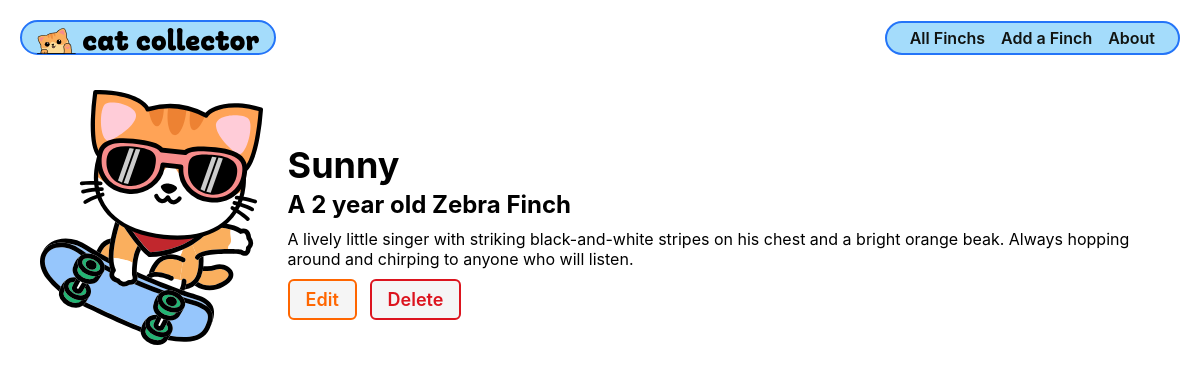
The page /finchs/1/ on the database its author committed.
### main_app/models.py (models this page shows, shortened)
class Finch(models.Model):
    name = models.CharField(max_length=100)
    breed = models.CharField(max_length=100)
    description = models.TextField(max_length=250)
    age = models.IntegerField()

### main_app/views.py (the view)
# urls.py: path('finchs/<int:finch_id>/', views.finch_detail, name='finch-detail'),
def finch_detail(request, finch_id):
    finch = Finch.objects.get(id=finch_id)
    return render(request, 'finchs/detail.html', {'finch': finch})

### main_app/templates/finchs/detail.html
{% extends 'base.html' %}
{% load static %}
{% block head %}
<link rel="stylesheet" href="{% static 'css/finchs/finch-detail.css' %}" />
{% endblock %}
{% block content %}
<section class="cat-container">
  <div class="cat-img">
    <img src="{% static 'images/sk8r-boi-cat.svg' %}" alt="A skater boy cat" />
  </div>
  <div class="cat-details">
    <h1>{{ finch.name }}</h1>
    {% if finch.age > 0 %}
      <h2>A {{ finch.age }} year old {{ finch.breed }}</h2>
    {% else %}
      <h2>A {{ finch.breed }} bird.</h2>
    {% endif %}
    <p>{{ finch.description }}</p>
    <div class="cat-actions">
    <a href="{% url 'finch-update' finch.id %}" class="btn warn">Edit</a>
    <a href="{% url 'finch-delete' finch.id %}" class="btn danger">Delete</a>
    </div>
  </div>
</section>
{% endblock %}

### main_app/static/css/base.css (style rules this page uses)
html { box-sizing: border-box; }
*, *::before, *::after { box-sizing: inherit; }
:root { font-size: 62.5%; }
body { margin: 0; display: flex; flex-direction: column; align-items: center; font-family: -apple-system, BlinkMacSystemFont, 'Segoe UI', 'Roboto', 'Oxygen', 'Ubuntu', 'Cantarell', 'Fira Sans', 'Droid Sans', 'Helvetica Neue', sans-serif; min-height: 100vh; --nav-bg: rgba(104, 197, 248, 0.7); --nav-bg-ff: rgba(104, 197, 248, 0.9); --borders: rgb(36, 116, 248) solid 2px; --text-color: rgb(17, 20, 17); --link-hover-color: rgb(16, 56, 158); --button-bg: rgb(245, 245, 245); --button-bg-hover: rgb(226, 226, 226); --submit: rgb(26, 128, 0); --warn: rgb(255, 102, 0); --danger: rgb(220, 20, 30); --secondary: rgb(57, 57, 57); --card-box-shadow: 5px 5px 6px -1px #aaa; --font-xtreme: 4.2rem; --font-xxl: 3.6rem; --font-xl: 2.4rem; --font-l: 1.8rem; --font-reg: 1.6rem; --card-border-radius: 6px; }
h2 { font-size: var(--font-xl); }
.btn { font-size: var(--font-l); padding: 8px 16px; border-radius: 6px; border-width: 2px; border-style: solid; text-decoration: none; background-color: var(--button-bg); font-weight: 600; cursor: pointer; font-family: inherit; margin-right: 10px; }
.warn { color: var(--warn); border-color: var(--warn); }
.danger { color: var(--danger); border-color: var(--danger); }

### main_app/static/css/finchs/finch-detail.css (style rules this page uses)
.cat-container { padding: 35px 30px; display: flex; flex-direction: column; align-items: center; justify-content: center; }
.cat-img { width: 75%; max-width: 350px; }
.cat-details { width: 98%; }
.cat-actions { margin-top: 20px; }
.cat-details h1 { font-size: var(--font-xxl); margin: 15px 0 3px; }
.cat-details h2 { font-size: var(--font-xl); margin: 0 0 10px; margin-top: 0; margin-bottom: 10px; }
.cat-details p { font-size: var(--font-reg); margin: 5px 0; }
@media only screen and (min-width: 768px) { .cat-container { padding: 35px 30px; flex-direction: row; align-items: center; justify-content: start; } }
@media only screen and (min-width: 768px) { .cat-img { width: 25%; max-width: 250px; margin-right: 25px; } }

### rows shown on the page
Finch: name "Sunny", age "2", breed "Zebra Finch", description "A lively little singer with striking black-and-white stripes on his chest and a bright orange beak. Always hopping around and chirping to anyone who will listen."
